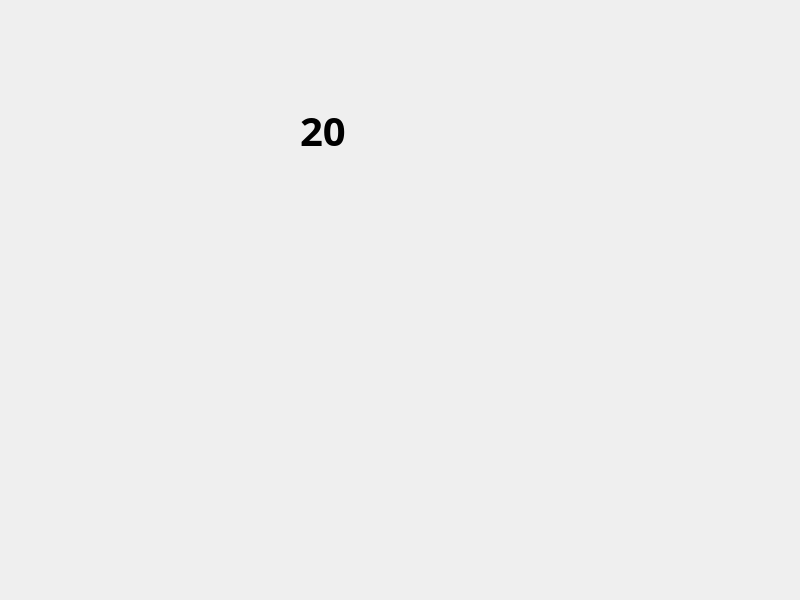
<?xml version="1.0" encoding="UTF-8"?>
<ui version="4.0">
 <class>MainWindow</class>
 <widget class="QMainWindow" name="MainWindow">
  <property name="geometry">
   <rect>
    <x>0</x>
    <y>0</y>
    <width>800</width>
    <height>600</height>
   </rect>
  </property>
  <property name="windowTitle">
   <string>MainWindow</string>
  </property>
  <property name="styleSheet">
   <string notr="true"/>
  </property>
  <widget class="QWidget" name="centralwidget">
   <widget class="QLabel" name="label">
    <property name="geometry">
     <rect>
      <x>0</x>
      <y>0</y>
      <width>800</width>
      <height>600</height>
     </rect>
    </property>
    <property name="styleSheet">
     <string notr="true">background-image: url(:/background/game_background.png);</string>
    </property>
    <property name="text">
     <string/>
    </property>
   </widget>
   <widget class="QPushButton" name="lightbulb1">
    <property name="geometry">
     <rect>
      <x>40</x>
      <y>370</y>
      <width>111</width>
      <height>181</height>
     </rect>
    </property>
    <property name="cursor">
     <cursorShape>OpenHandCursor</cursorShape>
    </property>
    <property name="styleSheet">
     <string notr="true">QPushButton {
    border: none;
    background-color: transparent;
	border-image: url(:/lightbulbs/lightbulb_off.png);
    background-repeat: no-repeat;
    background-position: center;
}</string>
    </property>
    <property name="text">
     <string/>
    </property>
   </widget>
   <widget class="QPushButton" name="lightbulb2">
    <property name="geometry">
     <rect>
      <x>190</x>
      <y>370</y>
      <width>111</width>
      <height>181</height>
     </rect>
    </property>
    <property name="cursor">
     <cursorShape>OpenHandCursor</cursorShape>
    </property>
    <property name="styleSheet">
     <string notr="true">QPushButton {
    border: none;
    background-color: transparent;
	border-image: url(:/lightbulbs/lightbulb_off.png);
    background-repeat: no-repeat;
    background-position: center;
}</string>
    </property>
    <property name="text">
     <string/>
    </property>
   </widget>
   <widget class="QPushButton" name="lightbulb3">
    <property name="geometry">
     <rect>
      <x>350</x>
      <y>370</y>
      <width>111</width>
      <height>181</height>
     </rect>
    </property>
    <property name="cursor">
     <cursorShape>OpenHandCursor</cursorShape>
    </property>
    <property name="styleSheet">
     <string notr="true">QPushButton {
    border: none;
    background-color: transparent;
	border-image: url(:/lightbulbs/lightbulb_off.png);
    background-repeat: no-repeat;
    background-position: center;
}</string>
    </property>
    <property name="text">
     <string/>
    </property>
   </widget>
   <widget class="QPushButton" name="lightbulb4">
    <property name="geometry">
     <rect>
      <x>500</x>
      <y>370</y>
      <width>111</width>
      <height>181</height>
     </rect>
    </property>
    <property name="cursor">
     <cursorShape>OpenHandCursor</cursorShape>
    </property>
    <property name="styleSheet">
     <string notr="true">QPushButton {
    border: none;
    background-color: transparent;
	border-image: url(:/lightbulbs/lightbulb_off.png);
    background-repeat: no-repeat;
    background-position: center;
}</string>
    </property>
    <property name="text">
     <string/>
    </property>
   </widget>
   <widget class="QPushButton" name="lightbulb5">
    <property name="geometry">
     <rect>
      <x>650</x>
      <y>370</y>
      <width>111</width>
      <height>181</height>
     </rect>
    </property>
    <property name="cursor">
     <cursorShape>OpenHandCursor</cursorShape>
    </property>
    <property name="styleSheet">
     <string notr="true">QPushButton {
    border: none;
    background-color: transparent;
	border-image: url(:/lightbulbs/lightbulb_off.png);
    background-repeat: no-repeat;
    background-position: center;
}</string>
    </property>
    <property name="text">
     <string/>
    </property>
   </widget>
   <widget class="QLabel" name="computer">
    <property name="geometry">
     <rect>
      <x>270</x>
      <y>60</y>
      <width>251</width>
      <height>221</height>
     </rect>
    </property>
    <property name="styleSheet">
     <string notr="true">border-image: url(:/computer/computer.png);</string>
    </property>
    <property name="text">
     <string/>
    </property>
   </widget>
   <widget class="QLabel" name="number">
    <property name="geometry">
     <rect>
      <x>300</x>
      <y>90</y>
      <width>191</width>
      <height>80</height>
     </rect>
    </property>
    <property name="font">
     <font>
      <family>Arial Black</family>
      <pointsize>30</pointsize>
      <weight>75</weight>
      <bold>true</bold>
     </font>
    </property>
    <property name="styleSheet">
     <string notr="true">qproperty-alignment: 'AlignCenter';</string>
    </property>
    <property name="text">
     <string>20</string>
    </property>
   </widget>
  </widget>
 </widget>
 <resources>
  <include location="main_window.qrc"/>
 </resources>
 <connections/>
</ui>
